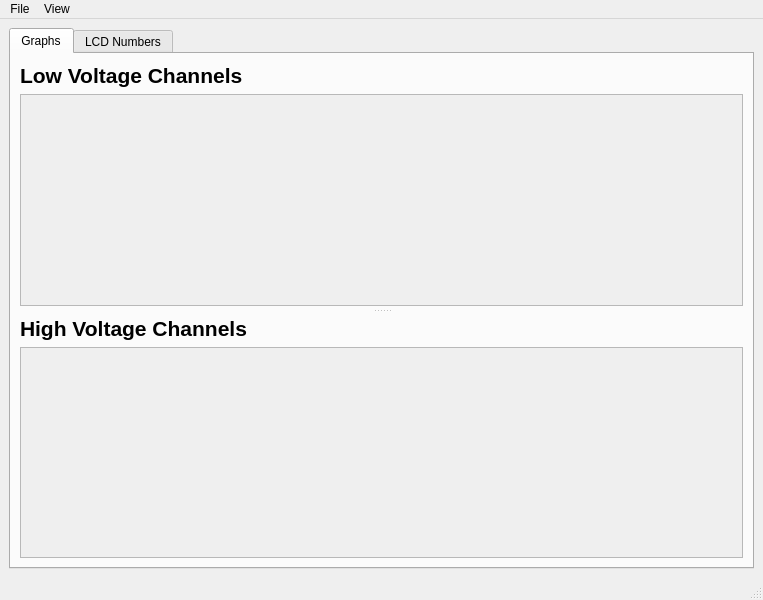
<?xml version="1.0" encoding="UTF-8"?>
<ui version="4.0">
 <class>MainWindow</class>
 <widget class="QMainWindow" name="MainWindow">
  <property name="geometry">
   <rect>
    <x>0</x>
    <y>0</y>
    <width>763</width>
    <height>600</height>
   </rect>
  </property>
  <property name="windowTitle">
   <string>MainWindow</string>
  </property>
  <widget class="QWidget" name="centralwidget">
   <layout class="QGridLayout" name="gridLayout_7">
    <item row="0" column="0">
     <widget class="QTabWidget" name="tabWidget">
      <property name="currentIndex">
       <number>0</number>
      </property>
      <widget class="QWidget" name="graphTab">
       <attribute name="title">
        <string>Graphs</string>
       </attribute>
       <layout class="QGridLayout" name="gridLayout">
        <item row="0" column="0">
         <widget class="QSplitter" name="splitter">
          <property name="orientation">
           <enum>Qt::Vertical</enum>
          </property>
          <property name="handleWidth">
           <number>10</number>
          </property>
          <widget class="QWidget" name="layoutWidget">
           <layout class="QGridLayout" name="lvGridLayout">
            <item row="0" column="0">
             <widget class="QLabel" name="lvLabel">
              <property name="font">
               <font>
                <pointsize>16</pointsize>
                <weight>75</weight>
                <bold>true</bold>
               </font>
              </property>
              <property name="text">
               <string>Low Voltage Channels</string>
              </property>
             </widget>
            </item>
            <item row="1" column="0">
             <widget class="QScrollArea" name="lvScrollArea">
              <property name="widgetResizable">
               <bool>true</bool>
              </property>
              <widget class="QWidget" name="lvScrollAreaContents">
               <property name="geometry">
                <rect>
                 <x>0</x>
                 <y>0</y>
                 <width>717</width>
                 <height>207</height>
                </rect>
               </property>
               <layout class="QGridLayout" name="gridLayout_2">
                <item row="0" column="0">
                 <layout class="QVBoxLayout" name="lvScrollAreaLayout"/>
                </item>
               </layout>
              </widget>
             </widget>
            </item>
           </layout>
          </widget>
          <widget class="QWidget" name="layoutWidget">
           <layout class="QGridLayout" name="hvGridLayout">
            <item row="0" column="0">
             <widget class="QLabel" name="hvLabel">
              <property name="font">
               <font>
                <pointsize>16</pointsize>
                <weight>75</weight>
                <bold>true</bold>
               </font>
              </property>
              <property name="text">
               <string>High Voltage Channels</string>
              </property>
             </widget>
            </item>
            <item row="1" column="0">
             <widget class="QScrollArea" name="hvScrollArea">
              <property name="widgetResizable">
               <bool>true</bool>
              </property>
              <widget class="QWidget" name="hvScrollAreaContents">
               <property name="geometry">
                <rect>
                 <x>0</x>
                 <y>0</y>
                 <width>717</width>
                 <height>206</height>
                </rect>
               </property>
               <layout class="QGridLayout" name="gridLayout_3">
                <item row="0" column="0">
                 <layout class="QVBoxLayout" name="hvScrollAreaLayout"/>
                </item>
               </layout>
              </widget>
             </widget>
            </item>
           </layout>
          </widget>
         </widget>
        </item>
       </layout>
      </widget>
      <widget class="QWidget" name="lcdTab">
       <attribute name="title">
        <string>LCD Numbers</string>
       </attribute>
       <layout class="QGridLayout" name="gridLayout_6">
        <item row="0" column="0">
         <widget class="QScrollArea" name="lvMiniScrollArea">
          <property name="widgetResizable">
           <bool>true</bool>
          </property>
          <widget class="QWidget" name="lvMiniScrollAreaContents">
           <property name="geometry">
            <rect>
             <x>0</x>
             <y>0</y>
             <width>356</width>
             <height>493</height>
            </rect>
           </property>
           <layout class="QGridLayout" name="gridLayout_4">
            <item row="1" column="0">
             <layout class="QVBoxLayout" name="lvMiniScrollAreaLayout"/>
            </item>
            <item row="0" column="0">
             <widget class="QLabel" name="lvMiniLabel">
              <property name="sizePolicy">
               <sizepolicy hsizetype="Preferred" vsizetype="Maximum">
                <horstretch>0</horstretch>
                <verstretch>0</verstretch>
               </sizepolicy>
              </property>
              <property name="font">
               <font>
                <pointsize>16</pointsize>
                <weight>75</weight>
                <bold>true</bold>
               </font>
              </property>
              <property name="text">
               <string>Low Voltage Channels</string>
              </property>
             </widget>
            </item>
           </layout>
          </widget>
         </widget>
        </item>
        <item row="0" column="1">
         <widget class="QScrollArea" name="hvMiniScrollArea">
          <property name="widgetResizable">
           <bool>true</bool>
          </property>
          <widget class="QWidget" name="hvMiniScrollAreaContents">
           <property name="geometry">
            <rect>
             <x>0</x>
             <y>0</y>
             <width>355</width>
             <height>493</height>
            </rect>
           </property>
           <layout class="QGridLayout" name="gridLayout_5">
            <item row="1" column="0">
             <layout class="QVBoxLayout" name="hvMiniScrollAreaLayout"/>
            </item>
            <item row="0" column="0">
             <widget class="QLabel" name="hvMiniLabel">
              <property name="sizePolicy">
               <sizepolicy hsizetype="Preferred" vsizetype="Maximum">
                <horstretch>0</horstretch>
                <verstretch>0</verstretch>
               </sizepolicy>
              </property>
              <property name="font">
               <font>
                <pointsize>16</pointsize>
                <weight>75</weight>
                <bold>true</bold>
               </font>
              </property>
              <property name="text">
               <string>High Voltage Channels</string>
              </property>
             </widget>
            </item>
           </layout>
          </widget>
         </widget>
        </item>
       </layout>
      </widget>
     </widget>
    </item>
   </layout>
  </widget>
  <widget class="QMenuBar" name="menubar">
   <property name="geometry">
    <rect>
     <x>0</x>
     <y>0</y>
     <width>763</width>
     <height>22</height>
    </rect>
   </property>
   <widget class="QMenu" name="menuFile">
    <property name="title">
     <string>File</string>
    </property>
    <addaction name="actionSave_Location"/>
   </widget>
   <widget class="QMenu" name="menuView">
    <property name="title">
     <string>View</string>
    </property>
    <widget class="QMenu" name="menuAdd_Channel">
     <property name="title">
      <string>Add Channel</string>
     </property>
     <addaction name="actionLow_Voltage"/>
     <addaction name="actionHigh_Voltage"/>
    </widget>
    <addaction name="menuAdd_Channel"/>
   </widget>
   <addaction name="menuFile"/>
   <addaction name="menuView"/>
  </widget>
  <widget class="QStatusBar" name="statusbar"/>
  <action name="actionRemove_Channel">
   <property name="text">
    <string>Remove Channel</string>
   </property>
  </action>
  <action name="actionSave_Location">
   <property name="text">
    <string>Save Location</string>
   </property>
  </action>
  <action name="actionLow_Voltage">
   <property name="text">
    <string>Low Voltage</string>
   </property>
  </action>
  <action name="actionHigh_Voltage">
   <property name="text">
    <string>High Voltage</string>
   </property>
  </action>
 </widget>
 <resources/>
 <connections/>
</ui>
